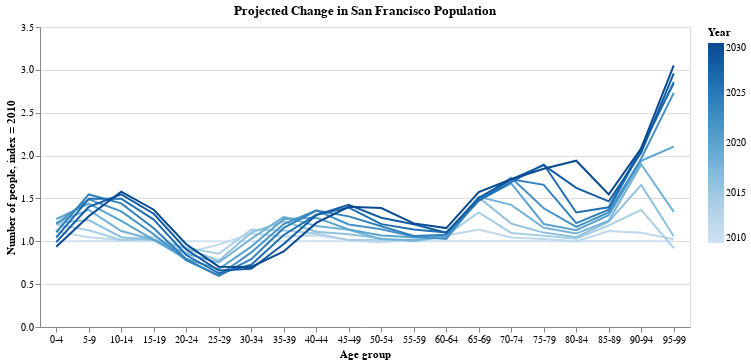

The code cell stored with this chart in its notebook:
### Code cell
%config InlineBackend.figure_format = 'retina'
to_plot = (age_pop_by_groups / age_pop_by_groups.loc[2010]).reset_index()
to_plot['age_group'] = to_plot['age_group'].apply(
    lambda x: f'{x.left:2d}-{x.right - 1}'
)
alt.Chart(to_plot, width=650, title='Projected Change in San Francisco Population').mark_line().encode(
    x=alt.X('age_group', title='Age group', axis=alt.Axis(labelAngle=0)),
    y=alt.Y('perwt', title='Number of people, index = 2010'),
    color=alt.Color('year', title='Year', legend=alt.Legend(format=''))
)

### Figure 1 — Vega-Lite specification as saved in the notebook (floating-point values rounded to 4 significant figures; data arrays with more than 128 entries replaced by an {"elided": "..."} marker saying what was removed)
{"config": {"view": {"continuousWidth": 400, "continuousHeight": 300}}, "data": {"name": "data-de7ca7da24d6cfeb54787b3bb9bc52b9"}, "mark": "line", "encoding": {"color": {"type": "quantitative", "field": "year", "legend": {"format": ""}, "title": "Year"}, "x": {"type": "nominal", "axis": {"labelAngle": 0}, "field": "age_group", "title": "Age group"}, "y": {"type": "quantitative", "field": "perwt", "title": "Number of people, index = 2010"}}, "title": "Projected Change in San Francisco Population", "width": 650, "$schema": "https://vega.github.io/schema/vega-lite/v4.8.1.json", "datasets": {"data-de7ca7da24d6cfeb54787b3bb9bc52b9": {"elided": "220 records"}}}
